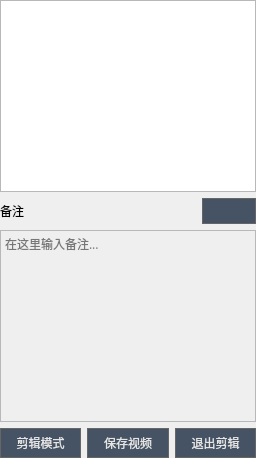
                    <widget class="QWidget" name="video_label_widget" native="true">
                     <layout class="QGridLayout" name="gridLayout_6">
                      <property name="leftMargin">
                       <number>0</number>
                      </property>
                      <property name="topMargin">
                       <number>0</number>
                      </property>
                      <property name="rightMargin">
                       <number>0</number>
                      </property>
                      <property name="bottomMargin">
                       <number>0</number>
                      </property>
                      <item row="0" column="0">
                       <layout class="QVBoxLayout" name="verticalLayout_3" stretch="5,0,5,1">
                        <item>
                         <widget class="QTextBrowser" name="video_info">
                          <property name="font">
                           <font>
                            <family>微软雅黑</family>
                            <pointsize>9</pointsize>
                           </font>
                          </property>
                         </widget>
                        </item>
                        <item>
                         <layout class="QHBoxLayout" name="horizontalLayout_4" stretch="4,1">
                          <item>
                           <widget class="QLabel" name="video_label">
                            <property name="sizePolicy">
                             <sizepolicy hsizetype="Expanding" vsizetype="Expanding">
                              <horstretch>0</horstretch>
                              <verstretch>0</verstretch>
                             </sizepolicy>
                            </property>
                            <property name="font">
                             <font>
                              <family>微软雅黑</family>
                              <pointsize>9</pointsize>
                             </font>
                            </property>
                            <property name="text">
                             <string>备注</string>
                            </property>
                           </widget>
                          </item>
                          <item>
                           <widget class="QPushButton" name="save_label">
                            <property name="enabled">
                             <bool>false</bool>
                            </property>
                            <property name="sizePolicy">
                             <sizepolicy hsizetype="Fixed" vsizetype="Expanding">
                              <horstretch>0</horstretch>
                              <verstretch>0</verstretch>
                             </sizepolicy>
                            </property>
                            <property name="mouseTracking">
                             <bool>false</bool>
                            </property>
                            <property name="styleSheet">
                             <string notr="true">QPushButton {
    background-color: #455364; /* 默认颜色，浅灰色 */
    border: 1px solid #666666; /* 灰色的边框 */
    padding: 5px 10px;
}

QPushButton:hover {
    background-color: #54687a; /* 鼠标悬停时的颜色，稍浅的灰色 */
}

QPushButton:pressed {
    background-color: #455364; /* 鼠标点击时的颜色，稍深的灰色 */
}
</string>
                            </property>
                            <property name="text">
                             <string/>
                            </property>
                            <property name="icon">
                             <iconset>
                              <normaloff>resources/op_icon/save.png</normaloff>resources/op_icon/save.png</iconset>
                            </property>
                            <property name="autoRepeat">
                             <bool>false</bool>
                            </property>
                            <property name="autoDefault">
                             <bool>false</bool>
                            </property>
                            <property name="default">
                             <bool>false</bool>
                            </property>
                            <property name="flat">
                             <bool>false</bool>
                            </property>
                           </widget>
                          </item>
                         </layout>
                        </item>
                        <item>
                         <widget class="QTextEdit" name="video_label_edit">
                          <property name="enabled">
                           <bool>false</bool>
                          </property>
                          <property name="font">
                           <font>
                            <family>微软雅黑</family>
                            <pointsize>9</pointsize>
                           </font>
                          </property>
                          <property name="statusTip">
                           <string/>
                          </property>
                          <property name="accessibleDescription">
                           <string/>
                          </property>
                          <property name="placeholderText">
                           <string>在这里输入备注...</string>
                          </property>
                         </widget>
                        </item>
                        <item>
                         <layout class="QHBoxLayout" name="horizontalLayout_2">
                          <item>
                           <widget class="QPushButton" name="cut_mode">
                            <property name="palette">
                             <palette>
                              <active>
                               <colorrole role="Button">
                                <brush brushstyle="SolidPattern">
                                 <color alpha="255">
                                  <red>69</red>
                                  <green>83</green>
                                  <blue>100</blue>
                                 </color>
                                </brush>
                               </colorrole>
                               <colorrole role="ButtonText">
                                <brush brushstyle="SolidPattern">
                                 <color alpha="255">
                                  <red>229</red>
                                  <green>229</green>
                                  <blue>229</blue>
                                 </color>
                                </brush>
                               </colorrole>
                               <colorrole role="Base">
                                <brush brushstyle="SolidPattern">
                                 <color alpha="255">
                                  <red>69</red>
                                  <green>83</green>
                                  <blue>100</blue>
                                 </color>
                                </brush>
                               </colorrole>
                               <colorrole role="Window">
                                <brush brushstyle="SolidPattern">
                                 <color alpha="255">
                                  <red>69</red>
                                  <green>83</green>
                                  <blue>100</blue>
                                 </color>
                                </brush>
                               </colorrole>
                              </active>
                              <inactive>
                               <colorrole role="Button">
                                <brush brushstyle="SolidPattern">
                                 <color alpha="255">
                                  <red>69</red>
                                  <green>83</green>
                                  <blue>100</blue>
                                 </color>
                                </brush>
                               </colorrole>
                               <colorrole role="ButtonText">
                                <brush brushstyle="SolidPattern">
                                 <color alpha="255">
                                  <red>229</red>
                                  <green>229</green>
                                  <blue>229</blue>
                                 </color>
                                </brush>
                               </colorrole>
                               <colorrole role="Base">
                                <brush brushstyle="SolidPattern">
                                 <color alpha="255">
                                  <red>69</red>
                                  <green>83</green>
                                  <blue>100</blue>
                                 </color>
                                </brush>
                               </colorrole>
                               <colorrole role="Window">
                                <brush brushstyle="SolidPattern">
                                 <color alpha="255">
                                  <red>69</red>
                                  <green>83</green>
                                  <blue>100</blue>
                                 </color>
                                </brush>
                               </colorrole>
                              </inactive>
                              <disabled>
                               <colorrole role="Button">
                                <brush brushstyle="SolidPattern">
                                 <color alpha="255">
                                  <red>69</red>
                                  <green>83</green>
                                  <blue>100</blue>
                                 </color>
                                </brush>
                               </colorrole>
                               <colorrole role="ButtonText">
                                <brush brushstyle="SolidPattern">
                                 <color alpha="255">
                                  <red>120</red>
                                  <green>120</green>
                                  <blue>120</blue>
                                 </color>
                                </brush>
                               </colorrole>
                               <colorrole role="Base">
                                <brush brushstyle="SolidPattern">
                                 <color alpha="255">
                                  <red>69</red>
                                  <green>83</green>
                                  <blue>100</blue>
                                 </color>
                                </brush>
                               </colorrole>
                               <colorrole role="Window">
                                <brush brushstyle="SolidPattern">
                                 <color alpha="255">
                                  <red>69</red>
                                  <green>83</green>
                                  <blue>100</blue>
                                 </color>
                                </brush>
                               </colorrole>
                              </disabled>
                             </palette>
                            </property>
                            <property name="font">
                             <font>
                              <family>微软雅黑</family>
                              <pointsize>9</pointsize>
                             </font>
                            </property>
                            <property name="styleSheet">
                             <string notr="true">QPushButton {
    background-color: #455364; /* 默认颜色，浅灰色 */
    border: 1px solid #666666; /* 灰色的边框 */
    padding: 5px 10px;
}

QPushButton:hover {
    background-color: #54687a; /* 鼠标悬停时的颜色，稍浅的灰色 */
}

QPushButton:pressed {
    background-color: #455364; /* 鼠标点击时的颜色，稍深的灰色 */
}
</string>
                            </property>
                            <property name="text">
                             <string>剪辑模式</string>
                            </property>
                           </widget>
                          </item>
                          <item>
                           <widget class="QPushButton" name="save_cut">
                            <property name="palette">
                             <palette>
                              <active>
                               <colorrole role="Button">
                                <brush brushstyle="SolidPattern">
                                 <color alpha="255">
                                  <red>69</red>
                                  <green>83</green>
                                  <blue>100</blue>
                                 </color>
                                </brush>
                               </colorrole>
                               <colorrole role="ButtonText">
                                <brush brushstyle="SolidPattern">
                                 <color alpha="255">
                                  <red>229</red>
                                  <green>229</green>
                                  <blue>229</blue>
                                 </color>
                                </brush>
                               </colorrole>
                               <colorrole role="Base">
                                <brush brushstyle="SolidPattern">
                                 <color alpha="255">
                                  <red>69</red>
                                  <green>83</green>
                                  <blue>100</blue>
                                 </color>
                                </brush>
                               </colorrole>
                               <colorrole role="Window">
                                <brush brushstyle="SolidPattern">
                                 <color alpha="255">
                                  <red>69</red>
                                  <green>83</green>
                                  <blue>100</blue>
                                 </color>
                                </brush>
                               </colorrole>
                              </active>
                              <inactive>
                               <colorrole role="Button">
                                <brush brushstyle="SolidPattern">
                                 <color alpha="255">
                                  <red>69</red>
                                  <green>83</green>
                                  <blue>100</blue>
                                 </color>
                                </brush>
                               </colorrole>
                               <colorrole role="ButtonText">
                                <brush brushstyle="SolidPattern">
                                 <color alpha="255">
                                  <red>229</red>
                                  <green>229</green>
                                  <blue>229</blue>
                                 </color>
                                </brush>
                               </colorrole>
                               <colorrole role="Base">
                                <brush brushstyle="SolidPattern">
                                 <color alpha="255">
                                  <red>69</red>
                                  <green>83</green>
                                  <blue>100</blue>
                                 </color>
                                </brush>
                               </colorrole>
                               <colorrole role="Window">
                                <brush brushstyle="SolidPattern">
                                 <color alpha="255">
                                  <red>69</red>
                                  <green>83</green>
                                  <blue>100</blue>
                                 </color>
                                </brush>
                               </colorrole>
                              </inactive>
                              <disabled>
                               <colorrole role="Button">
                                <brush brushstyle="SolidPattern">
                                 <color alpha="255">
                                  <red>69</red>
                                  <green>83</green>
                                  <blue>100</blue>
                                 </color>
                                </brush>
                               </colorrole>
                               <colorrole role="ButtonText">
                                <brush brushstyle="SolidPattern">
                                 <color alpha="255">
                                  <red>120</red>
                                  <green>120</green>
                                  <blue>120</blue>
                                 </color>
                                </brush>
                               </colorrole>
                               <colorrole role="Base">
                                <brush brushstyle="SolidPattern">
                                 <color alpha="255">
                                  <red>69</red>
                                  <green>83</green>
                                  <blue>100</blue>
                                 </color>
                                </brush>
                               </colorrole>
                               <colorrole role="Window">
                                <brush brushstyle="SolidPattern">
                                 <color alpha="255">
                                  <red>69</red>
                                  <green>83</green>
                                  <blue>100</blue>
                                 </color>
                                </brush>
                               </colorrole>
                              </disabled>
                             </palette>
                            </property>
                            <property name="font">
                             <font>
                              <family>微软雅黑</family>
                              <pointsize>9</pointsize>
                             </font>
                            </property>
                            <property name="styleSheet">
                             <string notr="true">QPushButton {
    background-color: #455364; /* 默认颜色，浅灰色 */
    border: 1px solid #666666; /* 灰色的边框 */
    padding: 5px 10px;
}

QPushButton:hover {
    background-color: #54687a; /* 鼠标悬停时的颜色，稍浅的灰色 */
}

QPushButton:pressed {
    background-color: #455364; /* 鼠标点击时的颜色，稍深的灰色 */
}
</string>
                            </property>
                            <property name="text">
                             <string>保存视频</string>
                            </property>
                           </widget>
                          </item>
                          <item>
                           <widget class="QPushButton" name="exit_mode">
                            <property name="palette">
                             <palette>
                              <active>
                               <colorrole role="Button">
                                <brush brushstyle="SolidPattern">
                                 <color alpha="255">
                                  <red>69</red>
                                  <green>83</green>
                                  <blue>100</blue>
                                 </color>
                                </brush>
                               </colorrole>
                               <colorrole role="ButtonText">
                                <brush brushstyle="SolidPattern">
                                 <color alpha="255">
                                  <red>229</red>
                                  <green>229</green>
                                  <blue>229</blue>
                                 </color>
                                </brush>
                               </colorrole>
                               <colorrole role="Base">
                                <brush brushstyle="SolidPattern">
                                 <color alpha="255">
                                  <red>69</red>
                                  <green>83</green>
                                  <blue>100</blue>
                                 </color>
                                </brush>
                               </colorrole>
                               <colorrole role="Window">
                                <brush brushstyle="SolidPattern">
                                 <color alpha="255">
                                  <red>69</red>
                                  <green>83</green>
                                  <blue>100</blue>
                                 </color>
                                </brush>
                               </colorrole>
                              </active>
                              <inactive>
                               <colorrole role="Button">
                                <brush brushstyle="SolidPattern">
                                 <color alpha="255">
                                  <red>69</red>
                                  <green>83</green>
                                  <blue>100</blue>
                                 </color>
                                </brush>
                               </colorrole>
                               <colorrole role="ButtonText">
                                <brush brushstyle="SolidPattern">
                                 <color alpha="255">
                                  <red>229</red>
                                  <green>229</green>
                                  <blue>229</blue>
                                 </color>
                                </brush>
                               </colorrole>
                               <colorrole role="Base">
                                <brush brushstyle="SolidPattern">
                                 <color alpha="255">
                                  <red>69</red>
                                  <green>83</green>
                                  <blue>100</blue>
                                 </color>
                                </brush>
                               </colorrole>
                               <colorrole role="Window">
                                <brush brushstyle="SolidPattern">
                                 <color alpha="255">
                                  <red>69</red>
                                  <green>83</green>
                                  <blue>100</blue>
                                 </color>
                                </brush>
                               </colorrole>
                              </inactive>
                              <disabled>
                               <colorrole role="Button">
                                <brush brushstyle="SolidPattern">
                                 <color alpha="255">
                                  <red>69</red>
                                  <green>83</green>
                                  <blue>100</blue>
                                 </color>
                                </brush>
                               </colorrole>
                               <colorrole role="ButtonText">
                                <brush brushstyle="SolidPattern">
                                 <color alpha="255">
                                  <red>120</red>
                                  <green>120</green>
                                  <blue>120</blue>
                                 </color>
                                </brush>
                               </colorrole>
                               <colorrole role="Base">
                                <brush brushstyle="SolidPattern">
                                 <color alpha="255">
                                  <red>69</red>
                                  <green>83</green>
                                  <blue>100</blue>
                                 </color>
                                </brush>
                               </colorrole>
                               <colorrole role="Window">
                                <brush brushstyle="SolidPattern">
                                 <color alpha="255">
                                  <red>69</red>
                                  <green>83</green>
                                  <blue>100</blue>
                                 </color>
                                </brush>
                               </colorrole>
                              </disabled>
                             </palette>
                            </property>
                            <property name="font">
                             <font>
                              <family>微软雅黑</family>
                              <pointsize>9</pointsize>
                             </font>
                            </property>
                            <property name="styleSheet">
                             <string notr="true">QPushButton {
    background-color: #455364; /* 默认颜色，浅灰色 */
    border: 1px solid #666666; /* 灰色的边框 */
    padding: 5px 10px;
}

QPushButton:hover {
    background-color: #54687a; /* 鼠标悬停时的颜色，稍浅的灰色 */
}

QPushButton:pressed {
    background-color: #455364; /* 鼠标点击时的颜色，稍深的灰色 */
}
</string>
                            </property>
                            <property name="text">
                             <string>退出剪辑</string>
                            </property>
                           </widget>
                          </item>
                         </layout>
                        </item>
                       </layout>
                      </item>
                     </layout>
                    </widget>
